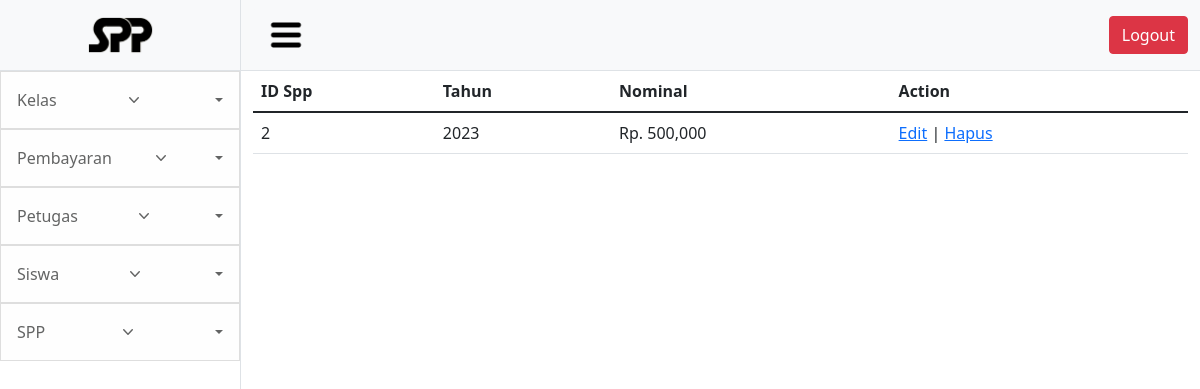
Page /index/spp/spp.php on the committed database.
### tables this page shows
CREATE TABLE `spp` (
  `id_spp` int(11) NOT NULL,
  `tahun` int(11) NOT NULL,
  `nominal` int(11) NOT NULL
);

### index/spp/api/GetData.php (the view, shortened to what this page needs)
<?php
include 'koneksi.php';
$sql ="SELECT * FROM spp  ";
$query = mysqli_query($kon, $sql);
echo '<table class="table">
    <thead>
    <tr>
    <th scope="col">ID Spp</th>
    <th scope="col">Tahun</th>
    <th scope="col">Nominal</th>
    <th scope="col">Action</th>
    </tr>
</thead>
<tbody>';
while ($row = mysqli_fetch_array($query))
{
    $nominal =$row['nominal'] ;
	echo '
        <tr>
			<td>'.$row['id_spp'].'</td>
			<td>'.$row['tahun'].'</td>
			<td>Rp. '.number_format($nominal).'</td>
            <td>
            <a href="EditSpp.php?id='.$row['id_spp'].'">Edit</a> |
            <a onclick="return confirm(\'Apakah Anda Yakin Menghapus Data ini?\')" href="api/HapusData.php?id='.$row['id_spp'].'" >Hapus</a>
            </td>
		</tr>';
}
echo '
	</tbody>
</table>';
?>

### rows in the picture
spp: id_spp "2", tahun "2023", nominal "500,000"
